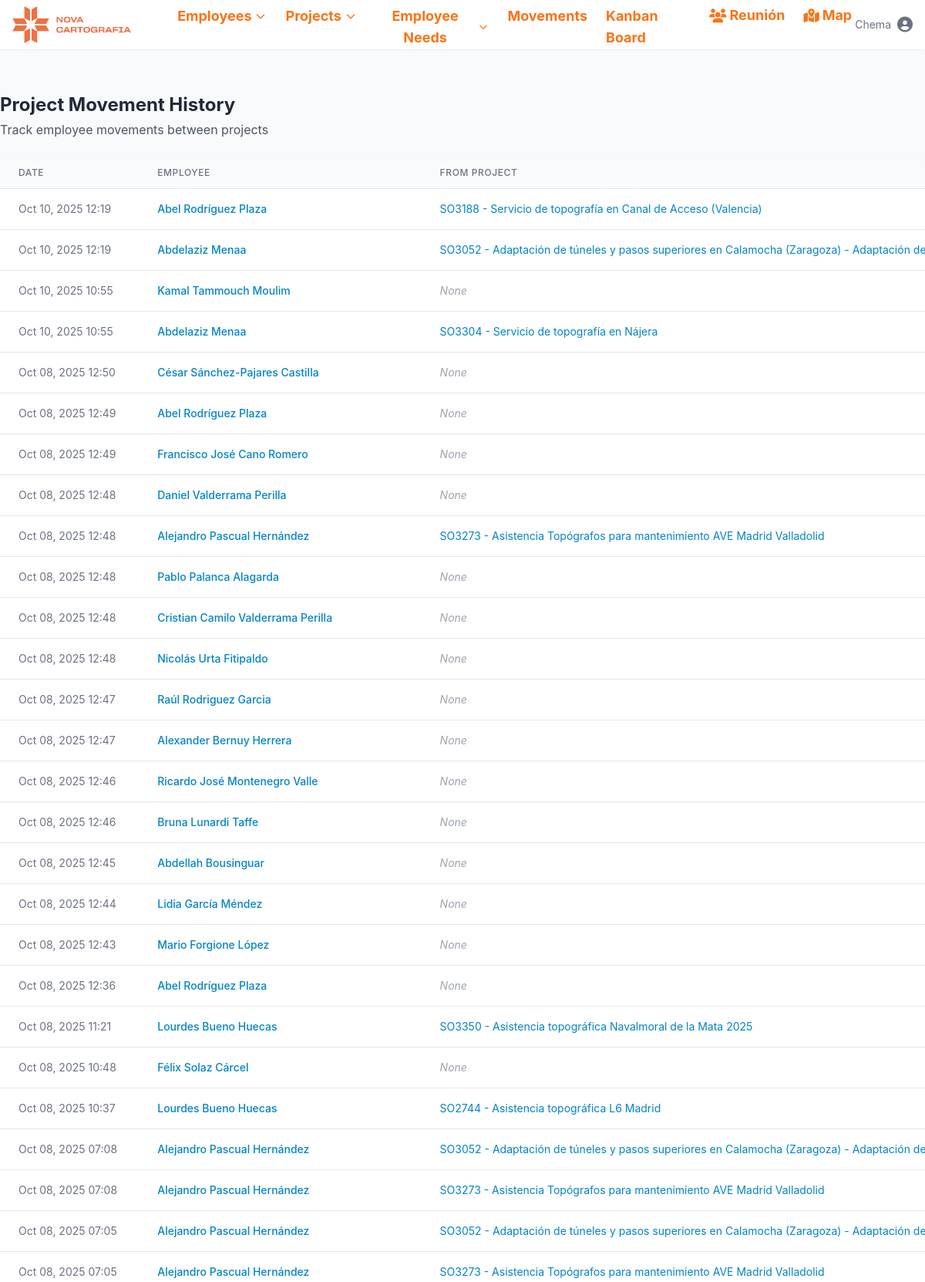
The page /movements/ (signed in, upper part) on the database its author committed.
### novacartografia_employee_management/models.py (models this page shows, shortened)
class ProjectMovementLine(models.Model):
    project = models.ForeignKey(Project, on_delete=models.CASCADE, related_name='movements')
    employee = models.ForeignKey(Employee, on_delete=models.CASCADE, related_name='project_movements')
    date = models.DateTimeField(default=timezone.now)
    previous_project = models.ForeignKey(
        Project,
        on_delete=models.SET_NULL,
        null=True,
        blank=True,
        related_name='outgoing_movements'
    )
    class Meta:
        ordering = ['-date']  # Most recent movements first

class Employee(models.Model):
    name = models.CharField(max_length=100)
    job = models.CharField(max_length=100)
    project_id = models.ForeignKey(Project, on_delete=models.SET_NULL, related_name='employee_set', blank=True, null=True)
    street = models.CharField(max_length=100, blank=True, null=True)
    city = models.CharField(max_length=100, blank=True, null=True)
    active = models.BooleanField(default=True, help_text="Indicates if the employee is currently active")
    start_date = models.DateField(default=timezone.now, help_text="When the employee started working", null=True, blank=True)
    end_date = models.DateField(blank=True, null=True, help_text="When the employee ended working, if applicable")
    state = models.CharField(max_length=50, default='valencia',
           choices=[
                ('Araba (Álava)', 'Álava'),
                ('Albacete', 'Albacete'),
                ('Alacant (Alicante)', 'Alicante'),
                ('Almería', 'Almería'),
                ('Asturias', 'Asturias'),
                ('Ávila', 'Ávila'),
                ('Badajoz', 'Badajoz'),
                ('Barcelona', 'Barcelona'),
                ('Burgos', 'Burgos'),
                ('Cáceres', 'Cáceres'),
                ('Cádiz', 'Cádiz'),
                ('Cantabria', 'Cantabria'),
                ('Castelló (Castellón)', 'Castellón'),
                ('Ceuta', 'Ceuta'),
                ('Ciudad Real', 'Ciudad Real'),
                ('Córdoba', 'Córdoba'),
                ('Cuenca', 'Cuenca'),
                ('Gerona', 'Gerona'),
                ('Granada', 'Granada'),
                ('Guadalajara', 'Guadalajara'),
                ('Gipuzkoa (Guipúzcoa)', 'Guipúzcoa'),
                ('Huelva', 'Huelva'),
                ('Huesca', 'Huesca'),
                ('Islas Baleares', 'Islas Baleares'),
                ('Jaén', 'Jaén'),
                ('A Coruña (La Coruña)', 'La Coruña'),
                ('La Rioja', 'La Rioja'),
                ('Las Palmas', 'Las Palmas'),
                ('León', 'León'),
                ('Lérida', 'Lérida'),
                ('Lleida', 'Lérida'),  # Agregado porque aparece en tu CSV
                ('Lugo', 'Lugo'),
                ('Madrid', 'Madrid'),
                ('Málaga', 'Málaga'),
                ('Melilla', 'Melilla'),
                ('Murcia', 'Murcia'),
                ('Navarra (Nafarroa)', 'Navarra'),  # Corregido para coincidir con el CSV
                ('Orense', 'Orense'),
                ('Palencia', 'Palencia'),
                ('Pontevedra', 'Pontevedra'),
                ('Salamanca', 'Salamanca'),
                ('Santa Cruz de Tenerife', 'Santa Cruz de Tenerife'),
                ('Segovia', 'Segovia'),
                ('Sevilla', 'Sevilla'),
                ('Soria', 'Soria'),
                ('Tarragona', 'Tarragona'),
                ('Teruel', 'Teruel'),
                ('Toledo', 'Toledo'),
                ('Valencia', 'Valencia'),
                ('Valladolid', 'Valladolid'),
                ('Bizkaia (Vizcaya)', 'Vizcaya'),
                ('Zamora', 'Zamora'),
                ('Zaragoza', 'Zaragoza'),
            ])
    latitude = models.FloatField(null=True, blank=True)
    longitude = models.FloatField(null=True, blank=True)
    academic_training = models.CharField(max_length=100, blank=True, null=True)
    driver_license = models.BooleanField(default=False)
    twenty_hours = models.BooleanField(default=False)
    sixty_hours = models.BooleanField(default=False)
    confine = models.BooleanField(default=False)
    height = models.BooleanField(default=False)
    mining = models.BooleanField(default=False)
    railway_carriage = models.BooleanField(default=False)
    railway_mounting = models.BooleanField(default=False)
    building = models.BooleanField(default=False)
    office_work = models.BooleanField(default=False)
    scanner = models.BooleanField(default=False)
    leveling = models.BooleanField(default=False)
    static = models.BooleanField(default=False)
    drag = models.BooleanField(default=False)
    locked = models.BooleanField(default=False, help_text="Indicates if the employee is locked for a future project")
    vacations_from = models.DateField(blank=True, null=True)
    vacations_to = models.DateField(blank=True, null=True)
    leave_from = models.DateField(blank=True, null=True)
    leave_to = models.DateField(blank=True, null=True)
    end_contract = models.BooleanField(default=False, help_text="Indicates if the employee's contract is ending soon")

class Project(models.Model):
    PROJECT_TYPES = [
        ('external', 'Obra'),
        ('project', 'Proyecto'),
    ]
    MANAGER_TYPES = [
        ('Jose Cuesta Mejías', 'Cuesta'),
        ('Javier Marín Gimeno', 'Javi'),
        ('Guillermo Boscá Gómez', 'Guillermo'),
        ('Miguel Ángel Martínez García', 'Miguel Ángel'),
        ('Óscar López Valverde', 'Óscar'),
    ]
    name = models.CharField(max_length=500)
    type = models.CharField(max_length=50, choices=PROJECT_TYPES, default='proyecto')
    description = models.TextField(blank=True, null=True)
    manager = models.CharField(max_length=50, choices=MANAGER_TYPES, null=True, blank=True)
    state = models.CharField(max_length=50, null=True, blank=True, )
    date_from = models.DateField(blank=True, null=True)
    date_to = models.DateField(blank=True, null=True)
    academic_training = models.CharField(max_length=100, blank=True, null=True)
    twenty_hours = models.BooleanField(default=False)
    sixty_hours = models.BooleanField(default=False)
    confine = models.BooleanField(default=False)
    height = models.BooleanField(default=False)
    mining = models.BooleanField(default=False)
    railway_carriage = models.BooleanField(default=False)
    railway_mounting = models.BooleanField(default=False)
    building = models.BooleanField(default=False)
    office_work = models.BooleanField(default=False)
    scanner = models.BooleanField(default=False)
    leveling = models.BooleanField(default=False)
    static = models.BooleanField(default=False)
    drag = models.BooleanField(default=False)

### novacartografia_employee_management/views.py (the view)
# urls.py: path('movements/', views.movement_list, name='movement_list'),
@login_required
def movement_list(request):
    movements = ProjectMovementLine.objects.all().order_by('-date')
    return render(request, 'novacartografia_employee_management/movement_list.html', {
        'movements': movements
    })

### templates/novacartografia_employee_management/movement_list.html (shortened to what this page needs)
{% extends "base.html" %}
{% block content %}
<div class="mb-6">
    <h2 class="text-2xl font-bold text-gray-800">Project Movement History</h2>
    <p class="text-gray-600 mt-1">Track employee movements between projects</p>
</div>
<div class="bg-white shadow overflow-hidden rounded-lg">
    <div class="overflow-x-auto">
        <table class="min-w-full divide-y divide-gray-200">
            <thead class="bg-gray-50">
                <tr>
                    <th scope="col" class="px-6 py-3 text-left text-xs font-medium text-gray-500 uppercase tracking-wider">Date</th>
                    <th scope="col" class="px-6 py-3 text-left text-xs font-medium text-gray-500 uppercase tracking-wider">Employee</th>
                    <th scope="col" class="px-6 py-3 text-left text-xs font-medium text-gray-500 uppercase tracking-wider">From Project</th>
                </tr>
            </thead>
            <tbody class="bg-white divide-y divide-gray-200">
                {% for movement in movements %}
                <tr class="hover:bg-gray-50">
                    <td class="px-6 py-4 whitespace-nowrap text-sm text-gray-500">
                        {{ movement.date|date:"M d, Y H:i" }}
                    </td>
                    <td class="px-6 py-4 whitespace-nowrap text-sm font-medium text-gray-900">
                        <a href="{% url 'employee_detail' movement.employee.id %}" class="text-primary-600 hover:text-primary-900">
                            {{ movement.employee.name }}
                        </a>
                    </td>
                    <td class="px-6 py-4 whitespace-nowrap text-sm text-gray-500">
                        {% if movement.previous_project %}
                            <a href="{% url 'project_detail' movement.previous_project.id %}" class="text-primary-600 hover:text-primary-900">
                                {{ movement.previous_project.name }}
                            </a>
                        {% else %}
                            <span class="text-gray-400 italic">None</span>
                        {% endif %}
                    </td>
                </tr>
                {% empty %}
                <tr>
                    <td colspan="4" class="px-6 py-4 text-center text-sm text-gray-500">No movement records found.</td>
                </tr>
                {% endfor %}
            </tbody>
        </table>
    </div>
</div>
{% endblock %}

### templates/base.html (shortened to what this page needs)
<!DOCTYPE html>
<html lang="en">
    <head>
        {% load static %}
        <link rel="stylesheet" href="{% static 'css/output.css' %}?v=20251010125733">
        <link rel="stylesheet" href="https://cdnjs.cloudflare.com/ajax/libs/font-awesome/6.4.0/css/all.min.css">
        {% load static %}
        <link rel="stylesheet" href="{% static 'css/base.css' %}">
    </head>
    <body class="bg-gray-50 min-h-screen flex flex-col ">
        <nav class="bg-white shadow-sm">
            <div class="max-w-7xl mx-auto px-4">
                <div class="flex justify-between h-16">
                    <div class="flex items-center">
                        <div class="flex-shrink-0 mr-4 order-first">
                            {% load static %}
                            <img src="{% static 'images/952.png' %}" alt="Nova Workers Logo" class="h-12 w-auto">
                        </div>
                        <div class="hidden md:block">
                            <div class="ml-10 flex items-baseline space-x-4">
                                <div class="relative dropdown-container">
                                    <button class="dropdown-toggle text-orange-500 hover:text-orange-700 border-transparent inline-flex items-center px-1 pt-1 text-lg font-bold">
                                        <span>Employees</span>
                                        <svg class="ml-1 w-4 h-4 dropdown-arrow" fill="none" stroke="currentColor" viewBox="0 0 24 24">
                                            <path stroke-linecap="round" stroke-linejoin="round" stroke-width="2" d="M19 9l-7 7-7-7"></path>
                                        </svg>
                                    </button>
                                </div>
                                <div class="relative dropdown-container">
                                    <button class="dropdown-toggle text-orange-500 hover:text-orange-700 border-transparent inline-flex items-center px-1 pt-1 text-lg font-bold">
                                        <span>Projects</span>
                                        <svg class="ml-1 w-4 h-4 dropdown-arrow" fill="none" stroke="currentColor" viewBox="0 0 24 24">
                                            <path stroke-linecap="round" stroke-linejoin="round" stroke-width="2" d="M19 9l-7 7-7-7"></path>
                                        </svg>
                                    </button>
                                </div>
                                <div class="relative dropdown-container">
                                    <button class="dropdown-toggle text-orange-500 hover:text-orange-700 border-transparent inline-flex items-center px-1 pt-1 text-lg font-bold">
                                        <span>Employee Needs</span>
                                        <svg class="ml-1 w-4 h-4 dropdown-arrow" fill="none" stroke="currentColor" viewBox="0 0 24 24">
                                            <path stroke-linecap="round" stroke-linejoin="round" stroke-width="2" d="M19 9l-7 7-7-7"></path>
                                        </svg>
                                    </button>
                                </div>
                                <a href="{% url 'movement_list' %}" class="text-orange-500 hover:text-orange-700 border-transparent inline-flex items-center px-1 pt-1 text-lg font-bold">
                                    Movements
                                </a>
                                <a href="{% url 'kanban_board' %}" class="text-orange-500 hover:text-orange-700 border-transparent inline-flex items-center px-1 pt-1 text-lg font-bold">
                                    Kanban Board
                                </a>
                                <a href="{% url 'meeting_view' %}" class="text-orange-500 hover:text-orange-700 border-transparent inline-flex items-center px-1 pt-1 text-lg font-bold">
                                    <i class="fas fa-users mr-1"></i> Reunión
                                </a>
                                <a href="{% url 'project_map' %}" class="text-orange-500 hover:text-orange-700 border-transparent inline-flex items-center px-1 pt-1 text-lg font-bold">
                                    <i class="fas fa-map-marked-alt mr-1"></i> Map
                                </a>
                            </div>
                        </div>
                    </div>
                    <div class="flex items-center">
                        {% if user.is_authenticated %}
                            <div class="relative dropdown-container">
                                <button class="dropdown-toggle flex items-center text-sm text-gray-500 hover:text-gray-700">
                                    <span class="mr-2">{{ user.username }}</span>
                                    <i class="fas fa-user-circle text-xl"></i>
                                </button>
                            </div>
                        {% endif %}
                    </div>
                </div>
            </div>
        </nav>
        <div class="content-container py-4">
        </div>
        <main class="flex-grow">
            <div class="content-container py-6">
                {% block content %}{% endblock %}
            </div>
        </main>
    </body>
</html>

### static/css/base.css (style rules this page uses)
body, html { margin: 0; padding: 0; width: 100%; overflow-x: hidden; }
.container, .container-fluid, main, .content-wrapper { padding-left: 0 !important; padding-right: 0 !important; max-width: 100% !important; width: 100% !important; margin-left: 0 !important; margin-right: 0 !important; }
nav { position: relative; z-index: 2000 !important; }
.dropdown-container { position: relative; z-index: 2001 !important; }
.dropdown-arrow { transition: transform 0.2s ease-in-out !important; }

### rows shown on the page
ProjectMovementLine: date "Oct 10, 2025 12:19", employee.name "Abel Rodríguez Plaza", previous_project.name "SO3188 - Servicio de topografía en Canal de Acceso (Valencia)"
ProjectMovementLine: date "Oct 10, 2025 12:19", employee.name "Abdelaziz Menaa", previous_project.name "SO3052 - Adaptación de túneles y pasos superiores en Calamocha (Zaragoza) - Adaptación…"
ProjectMovementLine: date "Oct 10, 2025 10:55", employee.name "Kamal Tammouch Moulim", shows "None"
ProjectMovementLine: date "Oct 10, 2025 10:55", employee.name "Abdelaziz Menaa", previous_project.name "SO3304 - Servicio de topografía en Nájera"
ProjectMovementLine: date "Oct 08, 2025 12:50", employee.name "César Sánchez-Pajares Castilla", shows "None"
ProjectMovementLine: date "Oct 08, 2025 12:49", employee.name "Abel Rodríguez Plaza", shows "None"
ProjectMovementLine: date "Oct 08, 2025 12:49", employee.name "Francisco José Cano Romero", shows "None"
ProjectMovementLine: date "Oct 08, 2025 12:48", employee.name "Daniel Valderrama Perilla", shows "None"
ProjectMovementLine: date "Oct 08, 2025 12:48", employee.name "Alejandro Pascual Hernández", previous_project.name "SO3273 - Asistencia Topógrafos para mantenimiento AVE Madrid Valladolid"
ProjectMovementLine: date "Oct 08, 2025 12:48", employee.name "Pablo Palanca Alagarda", shows "None"
ProjectMovementLine: date "Oct 08, 2025 12:48", employee.name "Cristian Camilo Valderrama Perilla", shows "None"
ProjectMovementLine: date "Oct 08, 2025 12:48", employee.name "Nicolás Urta Fitipaldo", shows "None"
ProjectMovementLine: date "Oct 08, 2025 12:47", employee.name "Raúl Rodriguez Garcia", shows "None"
ProjectMovementLine: date "Oct 08, 2025 12:47", employee.name "Alexander Bernuy Herrera", shows "None"
ProjectMovementLine: date "Oct 08, 2025 12:46", employee.name "Ricardo José Montenegro Valle", shows "None"
ProjectMovementLine: date "Oct 08, 2025 12:46", employee.name "Bruna Lunardi Taffe", shows "None"
ProjectMovementLine: date "Oct 08, 2025 12:45", employee.name "Abdellah Bousinguar", shows "None"
ProjectMovementLine: date "Oct 08, 2025 12:44", employee.name "Lidia García Méndez", shows "None"
ProjectMovementLine: date "Oct 08, 2025 12:43", employee.name "Mario Forgione López", shows "None"
ProjectMovementLine: date "Oct 08, 2025 12:36", employee.name "Abel Rodríguez Plaza", shows "None"
ProjectMovementLine: date "Oct 08, 2025 11:21", employee.name "Lourdes Bueno Huecas", previous_project.name "SO3350 - Asistencia topográfica Navalmoral de la Mata 2025"
ProjectMovementLine: date "Oct 08, 2025 10:48", employee.name "Félix Solaz Cárcel", shows "None"
ProjectMovementLine: date "Oct 08, 2025 10:37", employee.name "Lourdes Bueno Huecas", previous_project.name "SO2744 - Asistencia topográfica L6 Madrid"
ProjectMovementLine: date "Oct 08, 2025 07:08", employee.name "Alejandro Pascual Hernández", previous_project.name "SO3052 - Adaptación de túneles y pasos superiores en Calamocha (Zaragoza) - Adaptación…"
ProjectMovementLine: date "Oct 08, 2025 07:08", employee.name "Alejandro Pascual Hernández", previous_project.name "SO3273 - Asistencia Topógrafos para mantenimiento AVE Madrid Valladolid"
ProjectMovementLine: date "Oct 08, 2025 07:05", employee.name "Alejandro Pascual Hernández", previous_project.name "SO3052 - Adaptación de túneles y pasos superiores en Calamocha (Zaragoza) - Adaptación…"
ProjectMovementLine: date "Oct 08, 2025 07:05", employee.name "Alejandro Pascual Hernández", previous_project.name "SO3273 - Asistencia Topógrafos para mantenimiento AVE Madrid Valladolid"

### other values the page prints
{{ user.username }} "Chema"
